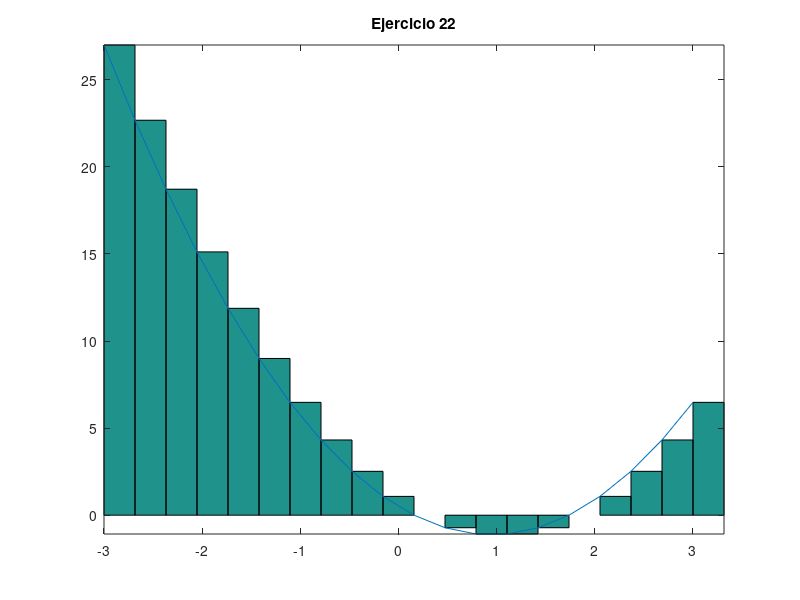

Write the MATLAB code that produced this figure.
% Octave Script
% Title			:Funcion Primitiva ej22.
% Description		:Script para desarrrollar el ejericio22 de la actividad Funcion Primitiva.
% Author		:Orlando Espinoza Valentin (Orlando-Esp) espinozaorlando978@gmail.com
% Date			:20210520
% sion		        :1
% Usage			:octave> /path/Sumas de Riemann,FuncionPrimitivaEj22_OrlandoEspinoza_3202.m
% Notes			:Requiere aplicacion octave-online usar en consola preferentemente. 
%program execution page :https://octave-online.net

clc, clear
%Se define la funcion.
f=@(x,y) (2*x.^2-3*x);
resultado=integral(f, -3,3);
%resultado de la Integral.
fprintf('El valor de la integral es:%2.1f\n',resultado)
%Numero de rectangulos y intervalos.
a = -3;
b =  3;
n = 20;
base = (b-a)/n;
x =a:base:(b-base);
altura=(2*x.^2)-(3*x);
area = base*altura;
x2 = linspace(-3,3,20);
y2 = (2*x.^2)-(3*x);
%Fin y inicio del intervalo.
xa = linspace(-3,3,20);
yab= (2*x.^2)-(3*x);
g = bar(xa,yab,'histc');
hold on
plot(x2,y2);
%Nombre de la grafica. 
title("Ejercicio 22");
axis tight
